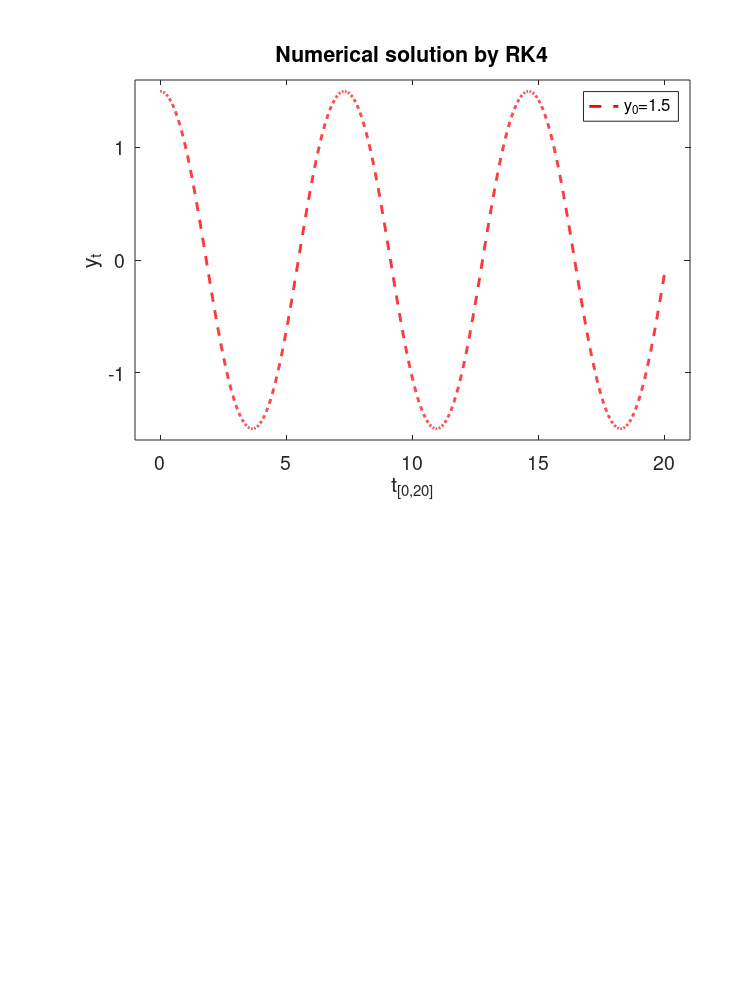

Here is the MATLAB script that generated this plot:
% This code reads in the data file generated by calc_sRK4.m.
% Then it plots the two components of the numerical solution:
% position and velocity.
%
clear
figure(3);
clf reset
%
set(gcf,'position',[100,50,500,600])
set(gcf,'paperposition',[0.5,0.5,7.5,10.0]) 
%
load data_sRK4c
%
axes('position',[0.18,0.56,0.74,0.36])
%
plot(t,wc(1:nstep+1,1),'r--', 'linewidth', 2.0)
%
set(gca,'fontsize',14)
axis([-1,21,-1.6,1.6])
set(gca,'xtick',[0:5:20])
set(gca,'ytick',[-2:1:2])
xlabel('t_{[0,20]}')
ylabel('y_t')
title('Numerical solution by RK4')
h1=legend('y_0=1.5');
set(h1,'fontsize',12)
%
